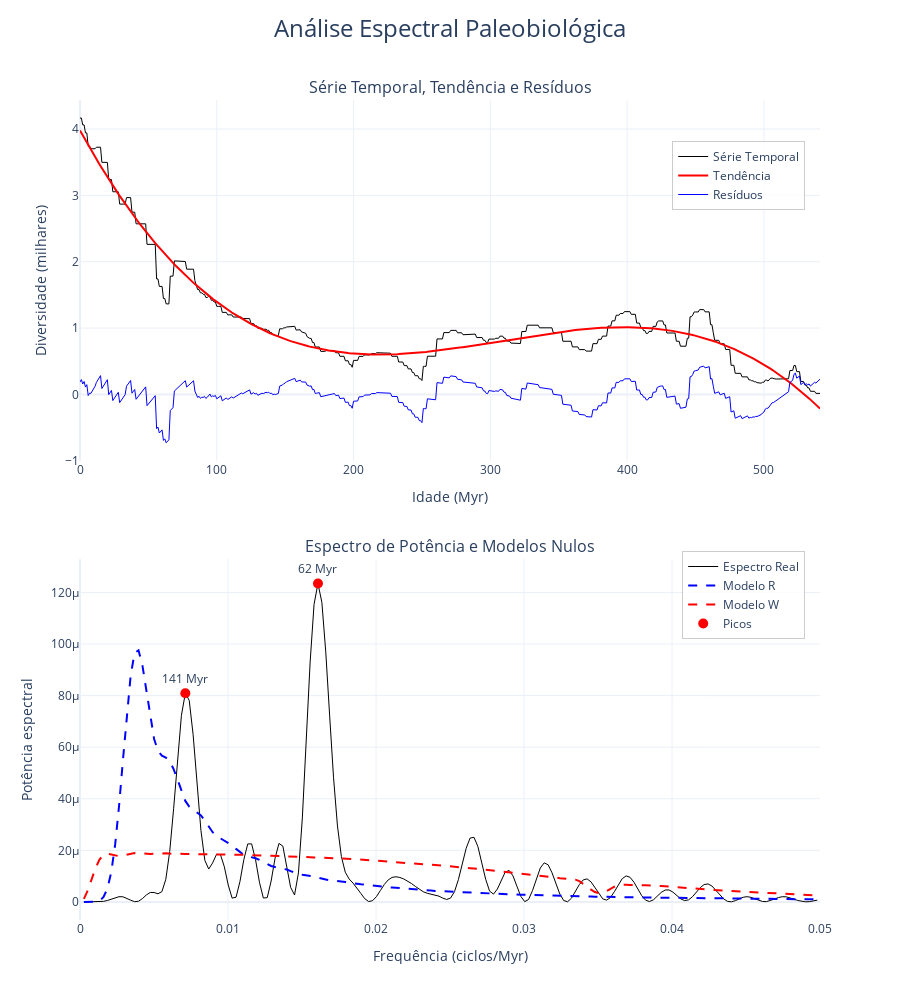

The notebook cell this image was saved under:
### Markdown cell above
## Etapa 6 - Discussão e Interpretação

Geramos um dashboard final integrando todos os resultados da análise espectral.

### Code cell
plotar_dashboard({
    'x': x, 'y': y, 'polinomio': polinomio, 'residuos': residuos,
    'freqs_ref': freqs_ref, 'pots_ref': pots_ref, 'picos': picos,
    'freqs_r': freqs_r, 'pots_r': pots_r,
    'freqs_w': freqs_w, 'pots_w': pots_w
})

### Figure 1 — Plotly figure (JSON) as saved in the notebook; plotly's stock layout.template omitted (floating-point values rounded to 4 significant figures; data arrays with more than 128 entries replaced by an {"elided": "..."} marker saying what was removed)
{"data": [{"hovertemplate": "<b>Idade:</b> %{x} Myr<br><b>Diversidade:</b> %{y:.3f}<extra></extra>", "legend": "legend", "line": {"color": "black", "width": 1}, "mode": "lines", "name": "Série Temporal", "showlegend": true, "type": "scatter", "x": {"elided": "542 float values"}, "xaxis": "x", "y": {"elided": "542 float values"}, "yaxis": "y"}, {"hovertemplate": "<b>Idade:</b> %{x} Myr<br><b>Tendência:</b> %{y:.3f}<extra></extra>", "legend": "legend", "line": {"color": "red", "width": 2}, "mode": "lines", "name": "Tendência", "showlegend": true, "type": "scatter", "x": {"elided": "542 float values"}, "xaxis": "x", "y": {"elided": "542 float values"}, "yaxis": "y"}, {"hovertemplate": "<b>Idade:</b> %{x} Myr<br><b>Resíduo:</b> %{y:.3f}<extra></extra>", "legend": "legend", "line": {"color": "blue", "width": 1}, "mode": "lines", "name": "Resíduos", "showlegend": true, "type": "scatter", "x": {"elided": "542 float values"}, "xaxis": "x", "y": {"elided": "542 float values"}, "yaxis": "y"}, {"customdata": {"elided": "189 float values"}, "hovertemplate": "<b>Freq:</b> %{x:.4f}<br><b>Período:</b> %{customdata:.1f} Myr<br><b>Potência:</b> %{y:.6f}<extra></extra>", "legend": "legend2", "line": {"color": "black", "width": 1}, "mode": "lines", "name": "Espectro Real", "showlegend": true, "type": "scatter", "x": {"elided": "189 float values"}, "xaxis": "x2", "y": {"elided": "189 float values"}, "yaxis": "y2"}, {"customdata": {"elided": "189 float values"}, "hovertemplate": "<b>Freq:</b> %{x:.4f}<br><b>Período:</b> %{customdata:.1f} Myr<br><b>Potência:</b> %{y:.6f}<extra></extra>", "legend": "legend2", "line": {"color": "blue", "dash": "dash", "width": 2}, "mode": "lines", "name": "Modelo R", "showlegend": true, "type": "scatter", "x": {"elided": "189 float values"}, "xaxis": "x2", "y": {"elided": "189 float values"}, "yaxis": "y2"}, {"customdata": {"elided": "189 float values"}, "hovertemplate": "<b>Freq:</b> %{x:.4f}<br><b>Período:</b> %{customdata:.1f} Myr<br><b>Potência:</b> %{y:.6f}<extra></extra>", "legend": "legend2", "line": {"color": "red", "dash": "dash", "width": 2}, "mode": "lines", "name": "Modelo W", "showlegend": true, "type": "scatter", "x": {"elided": "189 float values"}, "xaxis": "x2", "y": {"elided": "189 float values"}, "yaxis": "y2"}, {"hovertemplate": "<b>Pico:</b> %{text}<br><b>Potência:</b> %{y:.6f}<extra></extra>", "legend": "legend2", "marker": {"color": "red", "size": 10}, "mode": "markers+text", "name": "Picos", "showlegend": true, "text": ["141 Myr", "62 Myr"], "textposition": "top center", "type": "scatter", "x": [0.007116, 0.01608], "xaxis": "x2", "y": [8.091e-05, 0.0001235], "yaxis": "y2"}], "layout": {"annotations": [{"font": {"size": 16}, "showarrow": false, "text": "Série Temporal, Tendência e Resíduos", "x": 0.5, "xanchor": "center", "xref": "paper", "y": 1, "yanchor": "bottom", "yref": "paper"}, {"font": {"size": 16}, "showarrow": false, "text": "Espectro de Potência e Modelos Nulos", "x": 0.5, "xanchor": "center", "xref": "paper", "y": 0.44, "yanchor": "bottom", "yref": "paper"}], "height": 1000, "hovermode": "x unified", "legend": {"bgcolor": "rgba(255,255,255,0.8)", "bordercolor": "rgba(0,0,0,0.2)", "borderwidth": 1, "x": 0.98, "xanchor": "right", "y": 0.95, "yanchor": "top"}, "legend2": {"bgcolor": "rgba(255,255,255,0.8)", "bordercolor": "rgba(0,0,0,0.2)", "borderwidth": 1, "x": 0.98, "xanchor": "right", "y": 0.45, "yanchor": "top"}, "title": {"font": {"size": 24}, "text": "Análise Espectral Paleobiológica", "x": 0.5, "y": 0.98}, "width": 900, "xaxis": {"anchor": "y", "domain": [0, 1], "title": {"text": "Idade (Myr)"}}, "xaxis2": {"anchor": "y2", "domain": [0, 1], "range": [0, 0.05], "title": {"text": "Frequência (ciclos/Myr)"}}, "yaxis": {"anchor": "x", "domain": [0.56, 1], "title": {"text": "Diversidade (milhares)"}}, "yaxis2": {"anchor": "x2", "domain": [0, 0.44], "title": {"text": "Potência espectral"}}}}
